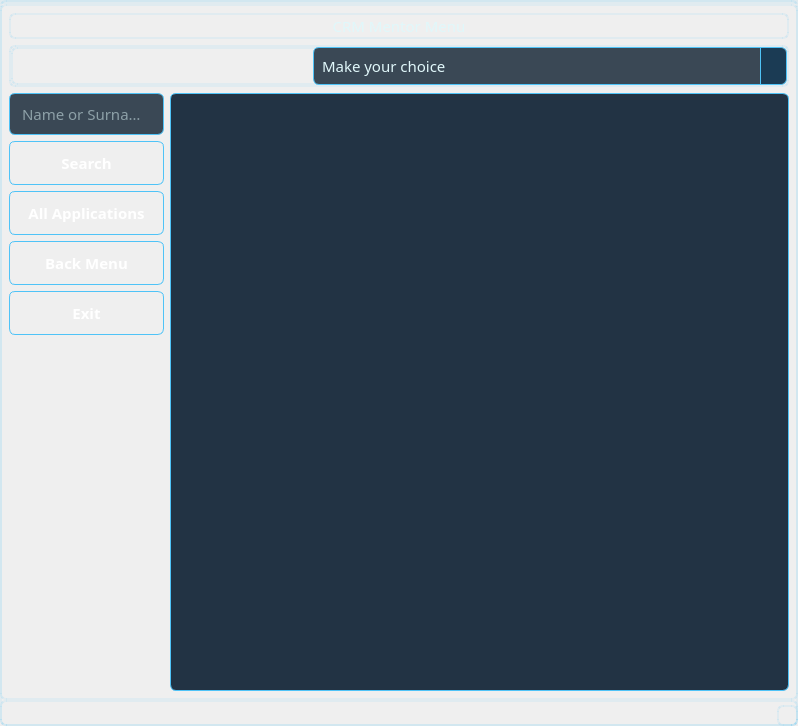
<?xml version="1.0" encoding="UTF-8"?>
<ui version="4.0">
 <class>MainWindow</class>
 <widget class="QMainWindow" name="MainWindow">
  <property name="geometry">
   <rect>
    <x>0</x>
    <y>0</y>
    <width>798</width>
    <height>726</height>
   </rect>
  </property>
  <property name="windowTitle">
   <string>MainWindow</string>
  </property>
  <property name="styleSheet">
   <string notr="true">/* === Genel Arka Plan ve Yazı Rengi === */
QWidget {
    background-color: qlineargradient(
        spread:pad, x1:0, y1:0, x2:1, y2:1,
        stop:0 #1A2A3A,
        stop:1 #223344
    );
    color: #E0F7FA;
    font-family: &quot;Segoe UI&quot;, sans-serif;
    font-size: 11pt;
    border: 2px solid rgba(79, 195, 247, 0.1);
    border-radius: 6px;
}

/* === QPushButton - Ana Butonlar === */
QPushButton {
    background: qlineargradient(x1:0, y1:0, x2:1, y2:1,
        stop:0 #03A9F4, stop:1 #0288D1);
    color: white;
    font-weight: bold;
    font-size: 11pt;
    border-radius: 6px;
    padding: 10px 18px;
    border: 1px solid #4FC3F7;
    box-shadow: 0px 5px 12px rgba(3, 169, 244, 0.3);
    transition: all 0.25s ease-in-out;
}

QPushButton:hover {
    background-color: #D32F2F;
    box-shadow: 0px 6px 16px rgba(211, 47, 47, 0.5);
    transform: scale(1.02);
}

QPushButton:pressed {
    background-color: #B71C1C;
    box-shadow: inset 0px 3px 6px rgba(0,0,0,0.3);
}

/* === QLineEdit === */
QLineEdit {
    background-color: rgba(38, 53, 68, 0.9);
    color: #E0F7FA;
    border: 1px solid #4FC3F7;
    border-radius: 6px;
    padding: 8px 10px;
    selection-background-color: #4FC3F7;
    selection-color: #1A2A3A;
    box-shadow: inset 1px 1px 3px rgba(0, 0, 0, 0.6);
}

/* === QComboBox === */
QComboBox {
    background-color: rgba(38, 53, 68, 0.9);
    color: #E0F7FA;
    border: 1px solid #4FC3F7;
    border-radius: 6px;
    padding: 8px;
    box-shadow: inset 1px 1px 3px rgba(0, 0, 0, 0.6);
}

QComboBox::drop-down {
    subcontrol-origin: padding;
    subcontrol-position: top right;
    width: 25px;
    background-color: #1B3B54;
    border-left: 1px solid #4FC3F7;
    border-top-right-radius: 6px;
    border-bottom-right-radius: 6px;
}

QComboBox::down-arrow {
    width: 10px;
    height: 10px;
    image: none;
}

QComboBox QAbstractItemView {
    background-color: #1B3B54;
    color: #E0F7FA;
    selection-background-color: #D32F2F;
    selection-color: white;
    border: 1px solid #4FC3F7;
    outline: none;
}

/* === QHeaderView - Tablo Başlıkları === */
QHeaderView::section {
    background-color: #0288D1;
    color: white;
    font-weight: bold;
    padding: 6px;
    border: none;
    border-bottom: 2px solid #4FC3F7;
}

/* === QTableView === */
QTableView {
    background-color: #223344;
    alternate-background-color: #2A3C50;
    gridline-color: #455A64;
    color: #E0F7FA;
    selection-background-color: #D32F2F;
    selection-color: white;
    border: 1px solid #4FC3F7;
}

QTableView::item {
    padding: 6px;
    border-bottom: 1px solid #4FC3F7;
}

QTableView::item:hover {
    background-color: rgba(255, 255, 255, 0.05);
}

/* === Tooltip === */
QToolTip {
    background-color: #0288D1;
    color: white;
    border: 1px solid #4FC3F7;
    padding: 4px;
    border-radius: 4px;
    font-size: 10pt;
}

/* === Scrollbar (opsiyonel) === */
QScrollBar:vertical {
    background: transparent;
    width: 10px;
}

QScrollBar::handle:vertical {
    background: #4FC3F7;
    min-height: 20px;
    border-radius: 5px;
}

QScrollBar::add-line:vertical,
QScrollBar::sub-line:vertical {
    height: 0px;
}

/* === QTabBar (sekme kullanıyorsan) === */
QTabBar::tab {
    background: #263544;
    color: #E0F7FA;
    padding: 8px 20px;
    border-top-left-radius: 8px;
    border-top-right-radius: 8px;
    margin-right: 2px;
}

QTabBar::tab:selected {
    background: #0288D1;
    font-weight: bold;
}

/* === Cam efekti isteyen panel (isteğe bağlı kullanım) === */
QWidget#GlassPanel {
    background-color: rgba(30, 50, 70, 0.4);
    border-radius: 10px;
    border: 1px solid rgba(255, 255, 255, 0.2);
}
</string>
  </property>
  <widget class="QWidget" name="centralwidget">
   <layout class="QGridLayout" name="gridLayout_4">
    <item row="2" column="0">
     <layout class="QGridLayout" name="gridLayout_2" columnstretch="15,85">
      <item row="0" column="0">
       <layout class="QGridLayout" name="gridLayout">
        <item row="0" column="0">
         <widget class="QLineEdit" name="lineEdit_ara">
          <property name="minimumSize">
           <size>
            <width>0</width>
            <height>9</height>
           </size>
          </property>
          <property name="maximumSize">
           <size>
            <width>16777215</width>
            <height>16777215</height>
           </size>
          </property>
          <property name="font">
           <font>
            <family>Segoe UI,sans-serif</family>
            <pointsize>11</pointsize>
           </font>
          </property>
          <property name="styleSheet">
           <string notr="true"/>
          </property>
          <property name="placeholderText">
           <string>Name or Surname</string>
          </property>
         </widget>
        </item>
        <item row="1" column="0">
         <widget class="QPushButton" name="pushButton_ara">
          <property name="maximumSize">
           <size>
            <width>16777215</width>
            <height>16777215</height>
           </size>
          </property>
          <property name="font">
           <font>
            <family>Segoe UI,sans-serif</family>
            <pointsize>11</pointsize>
            <weight>75</weight>
            <bold>true</bold>
           </font>
          </property>
          <property name="text">
           <string>Search</string>
          </property>
         </widget>
        </item>
        <item row="2" column="0">
         <widget class="QPushButton" name="pushButton_tumGorusmeler">
          <property name="maximumSize">
           <size>
            <width>16777215</width>
            <height>16777215</height>
           </size>
          </property>
          <property name="font">
           <font>
            <family>Segoe UI,sans-serif</family>
            <pointsize>11</pointsize>
            <weight>75</weight>
            <bold>true</bold>
           </font>
          </property>
          <property name="text">
           <string>All Applications</string>
          </property>
         </widget>
        </item>
        <item row="3" column="0">
         <widget class="QPushButton" name="pushButton_tercihler">
          <property name="maximumSize">
           <size>
            <width>16777215</width>
            <height>16777215</height>
           </size>
          </property>
          <property name="font">
           <font>
            <family>Segoe UI,sans-serif</family>
            <pointsize>11</pointsize>
            <weight>75</weight>
            <bold>true</bold>
           </font>
          </property>
          <property name="text">
           <string>Back Menu</string>
          </property>
         </widget>
        </item>
        <item row="4" column="0">
         <widget class="QPushButton" name="pushButton_exit">
          <property name="maximumSize">
           <size>
            <width>16777215</width>
            <height>16777215</height>
           </size>
          </property>
          <property name="font">
           <font>
            <family>Segoe UI,sans-serif</family>
            <pointsize>11</pointsize>
            <weight>75</weight>
            <bold>true</bold>
           </font>
          </property>
          <property name="text">
           <string>Exit</string>
          </property>
         </widget>
        </item>
        <item row="5" column="0">
         <spacer name="verticalSpacer">
          <property name="orientation">
           <enum>Qt::Vertical</enum>
          </property>
          <property name="sizeHint" stdset="0">
           <size>
            <width>20</width>
            <height>40</height>
           </size>
          </property>
         </spacer>
        </item>
       </layout>
      </item>
      <item row="0" column="1">
       <widget class="QTableWidget" name="tableWidget"/>
      </item>
     </layout>
    </item>
    <item row="1" column="0">
     <widget class="QSplitter" name="splitter">
      <property name="orientation">
       <enum>Qt::Horizontal</enum>
      </property>
      <widget class="QWidget" name="layoutWidget">
       <layout class="QGridLayout" name="gridLayout_3" columnstretch="40,60">
        <item row="0" column="1">
         <widget class="QComboBox" name="comboBox_cokluSekme">
          <property name="maximumSize">
           <size>
            <width>16777215</width>
            <height>16777215</height>
           </size>
          </property>
          <property name="font">
           <font>
            <family>Segoe UI,sans-serif</family>
            <pointsize>11</pointsize>
           </font>
          </property>
          <property name="maxVisibleItems">
           <number>12</number>
          </property>
          <item>
           <property name="text">
            <string>Make your choice</string>
           </property>
          </item>
          <item>
           <property name="text">
            <string>VIT Projesinin Tamamına Katılması Uygun Olur</string>
           </property>
          </item>
          <item>
           <property name="text">
            <string>VIT Projesi ilk IT Eğitimi Alarak Yönlendirilmesi Uygun Olur</string>
           </property>
          </item>
          <item>
           <property name="text">
            <string>VIT Projesi İngilizce Eğitimine Yönlendirilmesi Uygun Olur</string>
           </property>
          </item>
          <item>
           <property name="text">
            <string>VIT Projesi Kapsamında Direkt İşe Yönlendirilmesi Uygun Olur</string>
           </property>
          </item>
          <item>
           <property name="text">
            <string>Direkt Bireysel Koçluk ile İşe Yönlendirilmesi Uygun Olur</string>
           </property>
          </item>
          <item>
           <property name="text">
            <string>Bir Sonraki VIT Projesine Katılması Daha Uygun Olur</string>
           </property>
          </item>
          <item>
           <property name="text">
            <string>Başka Bir Sektöre Yönlendirilmeli</string>
           </property>
          </item>
          <item>
           <property name="text">
            <string>Diğer</string>
           </property>
          </item>
         </widget>
        </item>
        <item row="0" column="0">
         <spacer name="horizontalSpacer">
          <property name="orientation">
           <enum>Qt::Horizontal</enum>
          </property>
          <property name="sizeHint" stdset="0">
           <size>
            <width>148</width>
            <height>20</height>
           </size>
          </property>
         </spacer>
        </item>
       </layout>
      </widget>
     </widget>
    </item>
    <item row="0" column="0">
     <widget class="QLabel" name="label">
      <property name="font">
       <font>
        <family>Segoe UI,sans-serif</family>
        <pointsize>11</pointsize>
        <stylestrategy>PreferDefault</stylestrategy>
       </font>
      </property>
      <property name="text">
       <string>CRM Mentor Menu</string>
      </property>
      <property name="textFormat">
       <enum>Qt::PlainText</enum>
      </property>
      <property name="alignment">
       <set>Qt::AlignCenter</set>
      </property>
     </widget>
    </item>
   </layout>
  </widget>
  <widget class="QMenuBar" name="menubar">
   <property name="geometry">
    <rect>
     <x>0</x>
     <y>0</y>
     <width>798</width>
     <height>35</height>
    </rect>
   </property>
  </widget>
  <widget class="QStatusBar" name="statusbar"/>
 </widget>
 <resources/>
 <connections/>
</ui>
